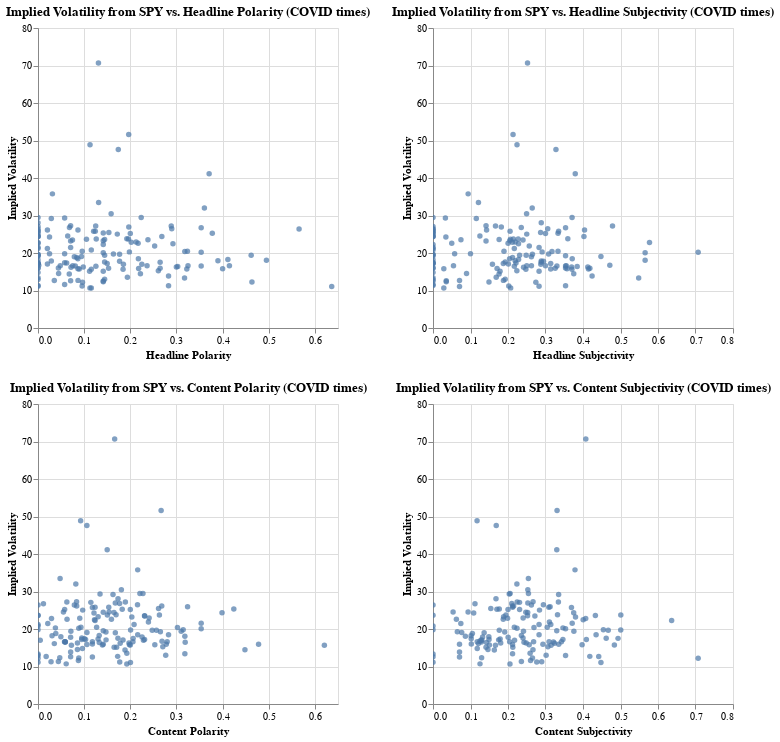

Notebook cell for this chart:
### Code cell
# We fist plot the data
chart1 = alt.Chart(merged1_covid).mark_circle().encode(
    x = alt.X('Headline Polarity'),
    y = alt.Y('IV30', title = 'Implied Volatility'),
    tooltip = ['IV30', 'Headline Polarity']
).properties(title = 'Implied Volatility from SPY vs. Headline Polarity (COVID times)').interactive()

chart2 = alt.Chart(merged1_covid).mark_circle().encode(
    x = alt.X('Headline Subjectivity'),
    y = alt.Y('IV30', title = 'Implied Volatility'),
    tooltip = ['IV30', 'Headline Subjectivity']
).properties(title = 'Implied Volatility from SPY vs. Headline Subjectivity (COVID times)').interactive()

chart3 = alt.Chart(merged1_covid).mark_circle().encode(
    x = alt.X('Content Polarity'),
    y = alt.Y('IV30', title = 'Implied Volatility'),
    tooltip = ['IV30', 'Content Polarity']
).properties(title = 'Implied Volatility from SPY vs. Content Polarity (COVID times)').interactive()

chart4 = alt.Chart(merged1_covid).mark_circle().encode(
    x = alt.X('Content Subjectivity'),
    y = alt.Y('IV30', title = 'Implied Volatility'),
    tooltip = ['IV30', 'Content Subjectivity']
).properties(title = 'Implied Volatility from SPY vs. Content Subjectivity (COVID times)').interactive()

(chart1 & chart3) | (chart2 & chart4)

### Figure 1 — Vega-Lite specification as saved in the notebook (floating-point values rounded to 4 significant figures; data arrays with more than 128 entries replaced by an {"elided": "..."} marker saying what was removed)
{"config": {"view": {"continuousWidth": 300, "continuousHeight": 300}}, "hconcat": [{"vconcat": [{"mark": {"type": "circle"}, "encoding": {"tooltip": [{"field": "IV30", "type": "quantitative"}, {"field": "Headline Polarity", "type": "quantitative"}], "x": {"field": "Headline Polarity", "type": "quantitative"}, "y": {"field": "IV30", "title": "Implied Volatility", "type": "quantitative"}}, "name": "view_10", "title": "Implied Volatility from SPY vs. Headline Polarity (COVID times)"}, {"mark": {"type": "circle"}, "encoding": {"tooltip": [{"field": "IV30", "type": "quantitative"}, {"field": "Content Polarity", "type": "quantitative"}], "x": {"field": "Content Polarity", "type": "quantitative"}, "y": {"field": "IV30", "title": "Implied Volatility", "type": "quantitative"}}, "name": "view_11", "title": "Implied Volatility from SPY vs. Content Polarity (COVID times)"}]}, {"vconcat": [{"mark": {"type": "circle"}, "encoding": {"tooltip": [{"field": "IV30", "type": "quantitative"}, {"field": "Headline Subjectivity", "type": "quantitative"}], "x": {"field": "Headline Subjectivity", "type": "quantitative"}, "y": {"field": "IV30", "title": "Implied Volatility", "type": "quantitative"}}, "name": "view_12", "title": "Implied Volatility from SPY vs. Headline Subjectivity (COVID times)"}, {"mark": {"type": "circle"}, "encoding": {"tooltip": [{"field": "IV30", "type": "quantitative"}, {"field": "Content Subjectivity", "type": "quantitative"}], "x": {"field": "Content Subjectivity", "type": "quantitative"}, "y": {"field": "IV30", "title": "Implied Volatility", "type": "quantitative"}}, "name": "view_13", "title": "Implied Volatility from SPY vs. Content Subjectivity (COVID times)"}]}], "data": {"name": "data-2fc3d55a7ef7dd7dbab6308f26fd6851"}, "params": [{"name": "param_11", "select": {"type": "interval", "encodings": ["x", "y"]}, "bind": "scales", "views": ["view_10"]}, {"name": "param_13", "select": {"type": "interval", "encodings": ["x", "y"]}, "bind": "scales", "views": ["view_11"]}, {"name": "param_12", "select": {"type": "interval", "encodings": ["x", "y"]}, "bind": "scales", "views": ["view_12"]}, {"name": "param_14", "select": {"type": "interval", "encodings": ["x", "y"]}, "bind": "scales", "views": ["view_13"]}], "$schema": "https://vega.github.io/schema/vega-lite/v5.8.0.json", "datasets": {"data-2fc3d55a7ef7dd7dbab6308f26fd6851": {"elided": "156 records"}}}
